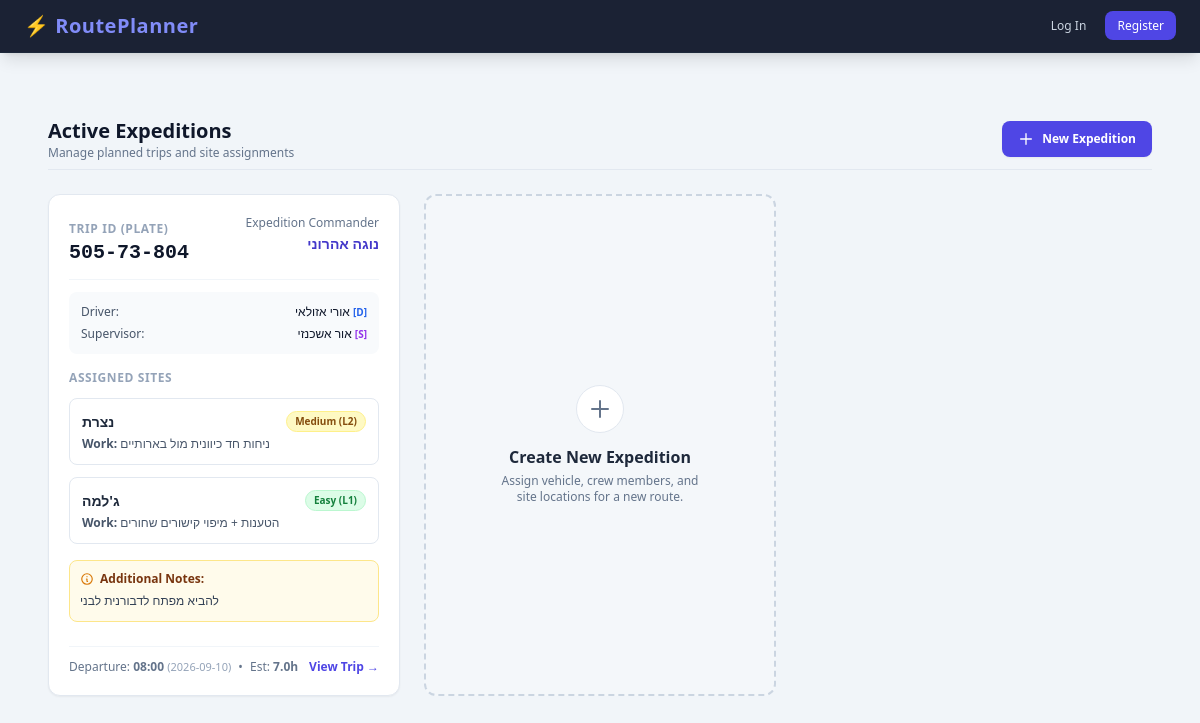
The page /trips/ on the database its author committed.
### app/models.py (models this page shows, shortened)
class Trip(db.Model):
    __tablename__ = 'trips'
    is_draft = db.Column(db.Boolean, default=False, nullable=False)
    user_id = db.Column(db.String(50), db.ForeignKey('users.id'), nullable=False)
    id = db.Column(db.Integer, primary_key=True, autoincrement=True)
    car_license_plate = db.Column(db.String(20), db.ForeignKey('cars.license_plate'), nullable=False)
    commander = db.Column(db.String(100), nullable=False)
    driver = db.Column(db.String(100), nullable=False)
    supervisor = db.Column(db.String(100), nullable=False)
    passengers = db.Column(db.Text, nullable=True)
    departure_date = db.Column(db.Date, nullable=False, default=date.today)
    departure_time = db.Column(db.String(10), nullable=False)
    est_duration = db.Column(db.Float, nullable=True)
    notes = db.Column(db.Text, nullable=True)
    created_at = db.Column(db.DateTime, default=datetime.utcnow, nullable=False)
    car = db.relationship('Car', backref=db.backref('trips', lazy=True))
    assigned_sites = db.relationship('TripSite', backref='trip', cascade="all, delete-orphan")

class TripSite(db.Model):
    __tablename__ = 'trip_sites'
    id = db.Column(db.Integer, primary_key=True, autoincrement=True)
    trip_id = db.Column(db.Integer, db.ForeignKey('trips.id'), nullable=False)
    site_name = db.Column(db.String(150), nullable=False)
    difficulty = db.Column(db.String(50), nullable=True)
    work_description = db.Column(db.Text, nullable=True)

### app/routes/trips.py (the view)
@trips_bp.route('/', methods=['GET'])
def list_trips():
    if current_user.is_authenticated:
        rides = Trip.query.filter(
            or_(
                Trip.is_draft == False,
                and_(Trip.is_draft == True, Trip.user_id == current_user.id)
            )
        ).order_by(Trip.departure_date.asc(), Trip.departure_time.asc()).all()
    else:
        rides = Trip.query.filter(Trip.is_draft == False).order_by(
            Trip.departure_date.asc(), Trip.departure_time.asc()
        ).all()
    return render_template('trips.html', rides=rides)

### app/templates/trips.HTML (shortened to what this page needs)
{% extends 'base.html' %}
{% block content %}
<div id="expedition-app" class="max-w-7xl mx-auto p-4 sm:p-6">
    <div id="page-list" class="space-y-6">
        <div class="flex justify-between items-center pb-2 border-b border-slate-200">
            <div>
                <h2 class="text-xl font-bold text-slate-900" data-en="Active Rides" data-he="נסיעות פעילות">Active Expeditions</h2>
                <p class="text-xs text-slate-500" data-en="Manage planned trips and site assignments" data-he="ניהול נסיעות ומשימות אבטחה/אתרים">Manage planned trips and site assignments</p>
            </div>
            <a href="{{ url_for('trips.new_ride') }}" class="inline-flex items-center gap-2 bg-indigo-600 hover:bg-indigo-700 active:bg-indigo-800 text-white text-xs font-semibold px-4 py-2.5 rounded-lg shadow-sm transition cursor-pointer">
                <svg class="w-4 h-4" fill="none" stroke="currentColor" viewBox="0 0 24 24" xmlns="http://www.w3.org/2000/svg">
                    <path stroke-linecap="round" stroke-linejoin="round" stroke-width="2" d="M12 4v16m8-8H4"></path>
                </svg>
                <span data-en="New Ride" data-he="נסיעה חדשה">New Expedition</span>
            </a>
        </div>
        <div class="grid grid-cols-1 md:grid-cols-2 lg:grid-cols-3 gap-6">
           {% for ride in rides %}
<div class="bg-white rounded-xl shadow-sm border border-slate-200 p-5 hover:shadow-md transition flex flex-col justify-between">
    <div>
        <div class="flex justify-between items-start mb-3 pb-3 border-b border-slate-100">
            <div>
                <span class="text-xs font-semibold uppercase tracking-wider text-slate-400" data-en="Trip ID (Plate)" data-he="זיהוי נסיעה">Trip ID (Plate)</span>
                <h3 class="font-bold text-xl text-slate-900 font-mono">{{ ride.car_license_plate }}</h3>
            </div>
            <div class="text-right">
                <span class="text-xs text-slate-500 block" data-en="Expedition Commander" data-he="מפקד משלח">Expedition Commander</span>
                <span class="font-semibold text-sm text-indigo-700">{{ ride.commander or 'N/A' }}</span>
            </div>
        </div>
        <div class="space-y-1.5 text-xs text-slate-600 mb-4 bg-slate-50 p-3 rounded-lg">
            <div class="flex items-center justify-between">
                <span data-en="Driver:" data-he="נהג:">Driver:</span>
                <span class="font-medium text-slate-900">{{ ride.driver or 'N/A' }} <span class="text-[10px] text-blue-600 font-bold">[D]</span></span>
            </div>
            <div class="flex items-center justify-between">
                <span data-en="Supervisor:" data-he="מפקד משימה:">Supervisor:</span>
                <span class="font-medium text-slate-900">{{ ride.supervisor or 'N/A' }} <span class="text-[10px] text-purple-600 font-bold">[S]</span></span>
            </div>
        </div>
<div class="space-y-3 mb-4">
    <p class="text-xs font-bold text-slate-400 uppercase tracking-wider" data-en="Assigned Sites" data-he="אתרים מתוכננים">Assigned Sites</p>
    {% if ride.assigned_sites %}
        {% for site in ride.assigned_sites %}
        {% set level = site.difficulty | lower if site.difficulty else '' %}
        {% if 'l4' in level or 'hard' in level %}
            {% set badge_cls = 'bg-orange-100 text-orange-800 border-orange-200' %}
        {% elif 'l3' in level or 'high' in level %}
            {% set badge_cls = 'bg-amber-100 text-amber-800 border-amber-200' %}
        {% elif 'l2' in level or 'medium' in level %}
            {% set badge_cls = 'bg-yellow-100 text-yellow-800 border-yellow-200' %}
        {% elif 'l1' in level or 'easy' in level %}
            {% set badge_cls = 'bg-green-100 text-green-700 border-green-200' %}
        {% else %}
            {% set badge_cls = 'bg-slate-100 text-slate-700 border-slate-200' %}
        {% endif %}
        <div class="border border-slate-200 rounded-lg p-3 bg-white">
            <div class="flex justify-between items-center mb-1">
                <h4 class="font-bold text-sm text-slate-800">{{ site.site_name }}</h4>
                <span class="{{ badge_cls }} border text-[10px] px-2 py-0.5 rounded-full font-semibold">
                    {{ site.difficulty or 'Standard' }}
                </span>
            </div>
            {% if site.work_description %}
            <p class="text-xs text-slate-600">
                <strong data-en="Work:" data-he="מהות העבודה:">Work:</strong> {{ site.work_description }}
            </p>
            {% endif %}
        </div>
        {% endfor %}
    {% else %}
        <p class="text-xs text-slate-400 italic" data-en="No specific sites assigned." data-he="לא הוגדרו אתרים ספציפיים.">No specific sites assigned.</p>
    {% endif %}
</div>
        {% if ride.notes %}
        <div class="bg-amber-50 border border-amber-200 rounded-lg p-2.5 mb-4 text-xs text-amber-900">
            <div class="flex items-center gap-1.5 font-bold mb-1">
                <svg class="w-3.5 h-3.5 text-amber-600" fill="none" stroke="currentColor" viewBox="0 0 24 24" xmlns="http://www.w3.org/2000/svg">
                    <path stroke-linecap="round" stroke-linejoin="round" stroke-width="2" d="M13 16h-1v-4h-1m1-4h.01M21 12a9 9 0 11-18 0 9 9 0 0118 0z"></path>
                </svg>
                <span data-en="Additional Notes:" data-he="הערות נוספות:">Additional Notes:</span>
            </div>
            <p class="text-slate-700 leading-relaxed">{{ ride.notes }}</p>
        </div>
        {% endif %}
    </div>
    <div class="border-t border-slate-100 pt-3 flex justify-between items-center text-xs mt-2">
        <div class="text-slate-500">
            <span data-en="Departure: " data-he="יציאה: ">Departure: </span><strong>{{ ride.departure_time or 'N/A' }}</strong>
            {% if ride.departure_date %}
                <span class="text-[11px] text-slate-400">({{ ride.departure_date }})</span>
            {% endif %}
            {% if ride.est_duration %}
            <span class="mx-1">•</span>
            <span data-en="Est: " data-he="משוער: ">Est: </span><strong>{{ ride.est_duration }}h</strong>
            {% endif %}
        </div>
        <a href="{{ url_for('trips.view_trip', trip_id=ride.id) }}" class="text-indigo-600 hover:text-indigo-800 font-semibold" data-en="View Trip &rarr;" data-he="הצג נסיעה &rarr;">View Trip &rarr;</a>
    </div>
</div>
{% endfor %}
            <a href="{{ url_for('trips.new_ride') }}" class="group border-2 border-dashed border-slate-300 hover:border-indigo-500 bg-slate-50/50 hover:bg-indigo-50/30 rounded-xl p-8 transition-all flex flex-col items-center justify-center min-h-[380px] text-center focus:outline-none focus:ring-2 focus:ring-indigo-500 cursor-pointer">
                <div class="w-12 h-12 rounded-full bg-white shadow-xs border border-slate-200 group-hover:border-indigo-300 group-hover:bg-indigo-600 flex items-center justify-center transition-all mb-3">
                    <svg class="w-6 h-6 text-slate-500 group-hover:text-white transition-colors" fill="none" stroke="currentColor" viewBox="0 0 24 24" xmlns="http://www.w3.org/2000/svg">
                        <path stroke-linecap="round" stroke-linejoin="round" stroke-width="2" d="M12 4v16m8-8H4"></path>
                    </svg>
                </div>
                <h3 class="font-bold text-slate-800 group-hover:text-indigo-600 transition-colors text-base" data-en="Create New Expedition" data-he="צור נסיעה חדשה">
                    Create New Expedition
                </h3>
                <p class="text-xs text-slate-500 max-w-[200px] mt-1" data-en="Assign vehicle, crew members, and site locations for a new route." data-he="שבץ רכב, אנשי צוות ואתרים מתוכננים לנסיעה חדשה.">
                    Assign vehicle, crew members, and site locations for a new route.
                </p>
            </a>
        </div>
    </div>
</div>
{% endblock %}

### rows shown on the page
Trip: car_license_plate "505-73-804", commander "נוגה אהרוני", driver "אורי אזולאי", supervisor "אור אשכנזי", notes "להביא מפתח לדבורנית לבני", departure_time "08:00", departure_date "2026-09-10", est_duration "7.0"
TripSite: site_name "נצרת", difficulty "Medium (L2)", work_description "ניחות חד כיוונית מול בארותיים"
TripSite: site_name "ג'למה", difficulty "Easy (L1)", work_description "הטענות + מיפוי קישורים שחורים"
